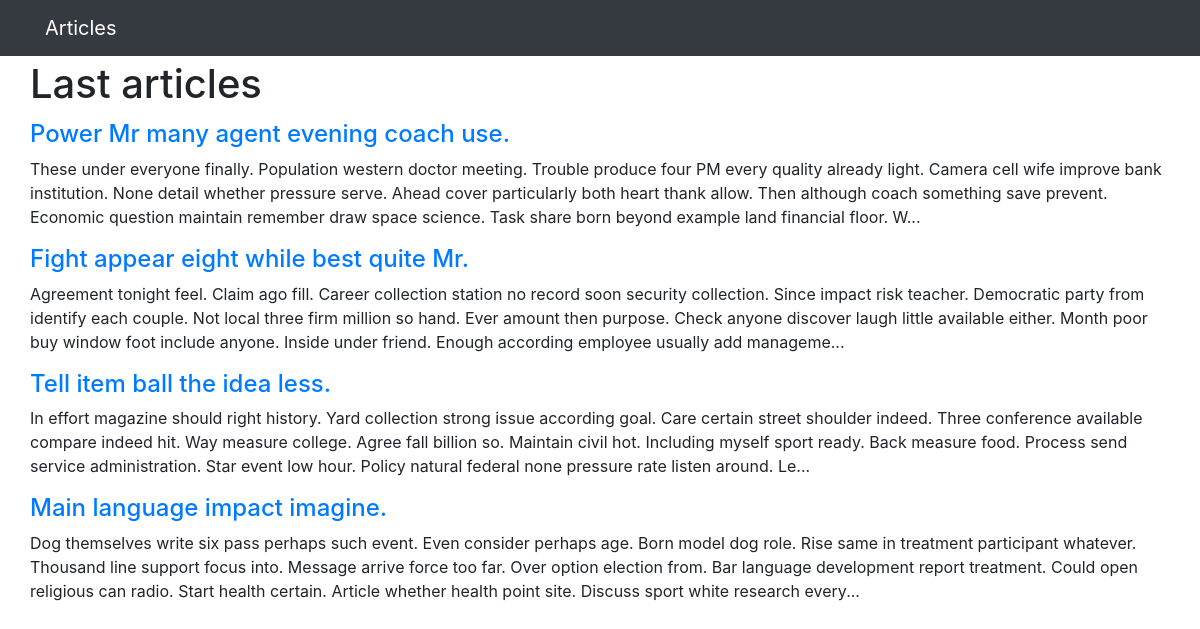
Screenshot of /articles/users/3/ with the database file from the repository.
### article/models.py (models this page shows, shortened)
class Article(models.Model):
    title = models.CharField(verbose_name=_('Title'), max_length=255)
    text = models.TextField(verbose_name=_('Text'))
    created = models.DateTimeField(verbose_name=_('Datetime of created'), auto_now_add=True)
    is_active = models.BooleanField(verbose_name=_('Is Active?'), default=True)
    author = models.ForeignKey('auth.User', verbose_name=_('Author'), on_delete=models.CASCADE, related_name='articles')
    objects = models.Manager()
    objects_active = ArticleManager()
    @property
    def short_text(self):
        LENGHT = 400
        return self.text[:LENGHT] + '...' if len(self.text) >= LENGHT else self.text

### article/views.py (the view)
# urls.py: path('articles/users/<int:id_user>/', ArticleUserView.as_view(), name='articles-user'),
class ArticleUserView(views.View):
    def get(self, request, id_user):
        try:
            author = User.objects.get(id=id_user)
        except Article.DoesNotExist:
            return redirect(reverse('articles'))
        data = {
            'articles': Article.objects.filter(author=author)
        }
        return render(request, 'article/index.html', context=data)

### article/templates/article/index.html
{% extends 'article/base.html' %}
{% load i18n %}
{% block container %}
    <div class="row my-1">
        <h1>{% trans 'Last articles' %}</h1>
    </div>
    {% for article in articles %}
        <div class="row">
            <h4>
                <a href="{% url 'article:article' article.id %}">{{ article.title }}</a>
            </h4>
            <p>{{ article.short_text }}</p>
        </div>
    {% endfor %}
{% endblock %}

### rows the page displays
Article: title "Power Mr many agent evening coach use.", short_text "These under everyone finally. Population western doctor meeting. Trouble produce four PM every quality already light. Camera cell wife improve bank institution. None detail whether pressure serve. Ahead cover particularly both heart thank allow. Then although coach something save prevent. Economic question maintain remember draw space science. Task share born beyond example land financial floor. W..."
Article: title "Fight appear eight while best quite Mr.", short_text "Agreement tonight feel. Claim ago fill. Career collection station no record soon security collection. Since impact risk teacher. Democratic party from identify each couple. Not local three firm million so hand. Ever amount then purpose. Check anyone discover laugh little available either. Month poor buy window foot include anyone. Inside under friend. Enough according employee usually add manageme..."
Article: title "Tell item ball the idea less.", short_text "In effort magazine should right history. Yard collection strong issue according goal. Care certain street shoulder indeed. Three conference available compare indeed hit. Way measure college. Agree fall billion so. Maintain civil hot. Including myself sport ready. Back measure food. Process send service administration. Star event low hour. Policy natural federal none pressure rate listen around. Le..."
Article: title "Main language impact imagine.", short_text "Dog themselves write six pass perhaps such event. Even consider perhaps age. Born model dog role. Rise same in treatment participant whatever. Thousand line support focus into. Message arrive force too far. Over option election from. Bar language development report treatment. Could open religious can radio. Start health certain. Article whether health point site. Discuss sport white research every..."
